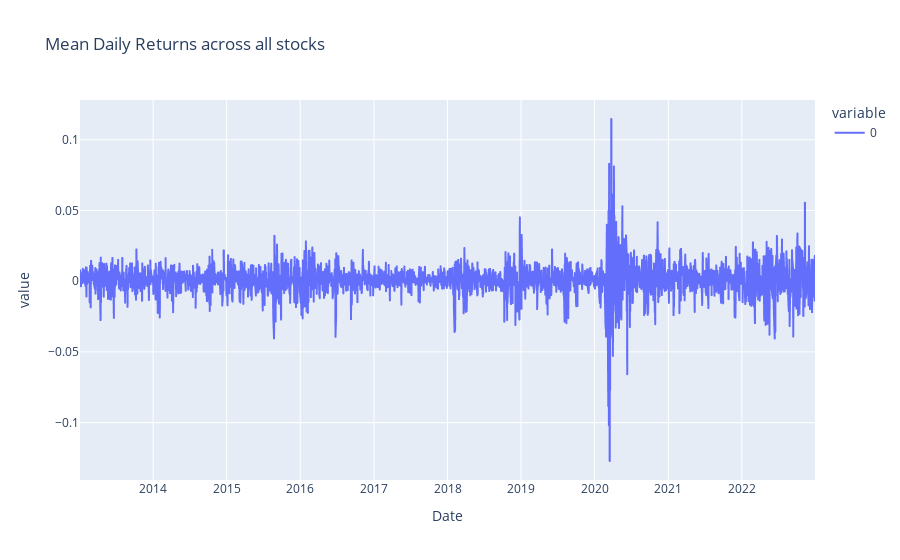

Write notebook code for a chart like this one.
### Code cell
# Plotting mean (adj close) daily returns, averaged per day across all stocks:
df_clean_daily_returns.mean(1).plot(title='Mean Daily Returns across all stocks')

### Figure 1 — Plotly figure (JSON) as saved in the notebook; plotly's stock layout.template omitted (floating-point values rounded to 4 significant figures; data arrays with more than 128 entries replaced by an {"elided": "..."} marker saying what was removed)
{"data": [{"hovertemplate": "variable=0<br>Date=%{x}<br>value=%{y}<extra></extra>", "legendgroup": "0", "line": {"color": "#636efa", "dash": "solid"}, "marker": {"symbol": "circle"}, "mode": "lines", "name": "0", "showlegend": true, "type": "scattergl", "x": {"elided": "2517 str values"}, "xaxis": "x", "y": {"elided": "2517 float values"}, "yaxis": "y"}], "layout": {"legend": {"title": {"text": "variable"}, "tracegroupgap": 0}, "title": {"text": "Mean Daily Returns across all stocks"}, "xaxis": {"anchor": "y", "domain": [0, 1], "title": {"text": "Date"}}, "yaxis": {"anchor": "x", "domain": [0, 1], "title": {"text": "value"}}}}
